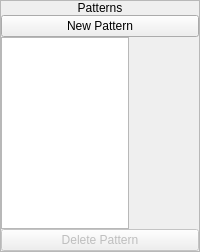
        <widget class="QFrame" name="frame_14">
         <property name="sizePolicy">
          <sizepolicy hsizetype="Fixed" vsizetype="Preferred">
           <horstretch>0</horstretch>
           <verstretch>0</verstretch>
          </sizepolicy>
         </property>
         <property name="frameShape">
          <enum>QFrame::StyledPanel</enum>
         </property>
         <property name="frameShadow">
          <enum>QFrame::Raised</enum>
         </property>
         <layout class="QVBoxLayout" name="verticalLayout_18">
          <property name="spacing">
           <number>0</number>
          </property>
          <property name="leftMargin">
           <number>0</number>
          </property>
          <property name="topMargin">
           <number>0</number>
          </property>
          <property name="rightMargin">
           <number>0</number>
          </property>
          <property name="bottomMargin">
           <number>0</number>
          </property>
          <item>
           <widget class="QLabel" name="label_18">
            <property name="sizePolicy">
             <sizepolicy hsizetype="Preferred" vsizetype="Fixed">
              <horstretch>0</horstretch>
              <verstretch>0</verstretch>
             </sizepolicy>
            </property>
            <property name="text">
             <string>Patterns</string>
            </property>
            <property name="alignment">
             <set>Qt::AlignCenter</set>
            </property>
           </widget>
          </item>
          <item>
           <widget class="QWidget" name="wPatterns" native="true">
            <layout class="QVBoxLayout" name="verticalLayout_19">
             <property name="spacing">
              <number>0</number>
             </property>
             <property name="leftMargin">
              <number>0</number>
             </property>
             <property name="topMargin">
              <number>0</number>
             </property>
             <property name="rightMargin">
              <number>0</number>
             </property>
             <property name="bottomMargin">
              <number>0</number>
             </property>
             <item>
              <widget class="QPushButton" name="btnNewPattern">
               <property name="text">
                <string>New Pattern</string>
               </property>
              </widget>
             </item>
             <item>
              <widget class="QListWidget" name="lstPatterns">
               <property name="maximumSize">
                <size>
                 <width>128</width>
                 <height>16777215</height>
                </size>
               </property>
              </widget>
             </item>
             <item>
              <widget class="QPushButton" name="btnDeletePattern">
               <property name="enabled">
                <bool>false</bool>
               </property>
               <property name="text">
                <string>Delete Pattern</string>
               </property>
              </widget>
             </item>
            </layout>
           </widget>
          </item>
         </layout>
        </widget>
